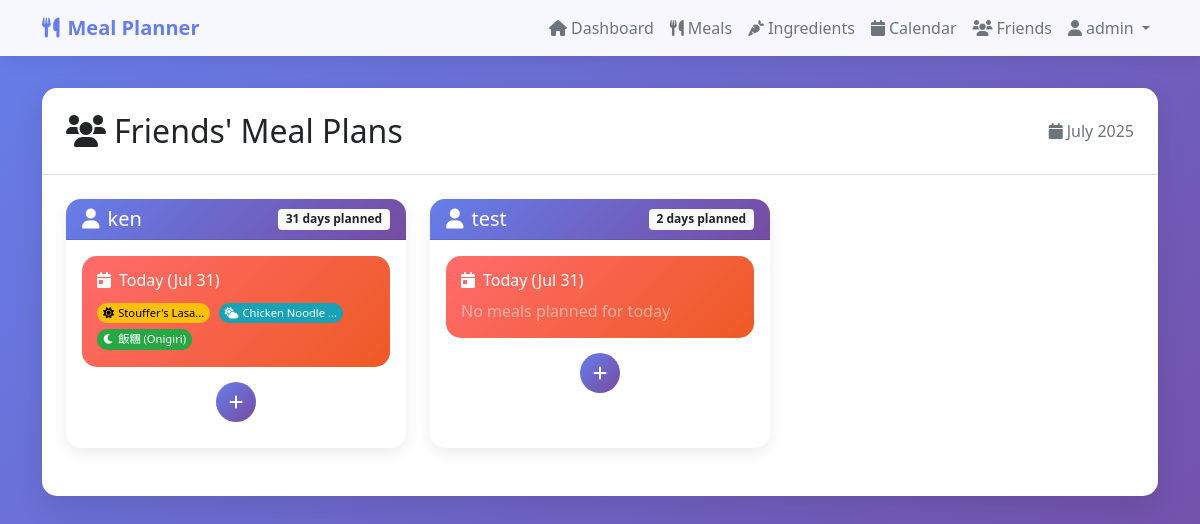
The page /friends (signed in) on the database its author committed.
### tables this page shows
CREATE TABLE users (
            id INTEGER PRIMARY KEY AUTOINCREMENT,
            username TEXT UNIQUE NOT NULL,
            email TEXT UNIQUE NOT NULL,
            password_hash TEXT NOT NULL,
            created_at TIMESTAMP DEFAULT CURRENT_TIMESTAMP
        );

CREATE TABLE meals (
            id INTEGER PRIMARY KEY AUTOINCREMENT,
            name TEXT NOT NULL,
            ingredients TEXT NOT NULL,
            instructions TEXT,
            prep_time INTEGER,
            cook_time INTEGER,
            servings INTEGER,
            category TEXT,
            created_at TIMESTAMP DEFAULT CURRENT_TIMESTAMP
        , user_id INTEGER, is_community BOOLEAN DEFAULT FALSE);

### planner.py (the view)
    def decorated_function(*args, **kwargs):
        if 'user_id' not in session:
            return redirect(url_for('login'))
        return f(*args, **kwargs)

### planner.py (called while the page is built)
def login_required(f):
    def decorated_function(*args, **kwargs):
        if 'user_id' not in session:
            return redirect(url_for('login'))
        return f(*args, **kwargs)
    decorated_function.__name__ = f.__name__
    return decorated_function

### templates/friends.html (shortened to what this page needs)
<!DOCTYPE html>
<html lang="en">
<head>
    <link href="https://cdn.jsdelivr.net/npm/bootstrap@5.1.3/dist/css/bootstrap.min.css" rel="stylesheet">
    <link href="https://cdnjs.cloudflare.com/ajax/libs/font-awesome/6.0.0/css/all.min.css" rel="stylesheet">
</head>
<body>
    <nav class="navbar navbar-expand-lg navbar-light">
        <div class="container">
            <a class="navbar-brand" href="{{ url_for('dashboard') }}">
                <i class="fas fa-utensils me-2"></i>Meal Planner
            </a>
            <div class="collapse navbar-collapse" id="navbarNav">
                <ul class="navbar-nav ms-auto">
                    <li class="nav-item">
                        <a class="nav-link" href="{{ url_for('dashboard') }}">
                            <i class="fas fa-home me-1"></i>Dashboard
                        </a>
                    </li>
                    <li class="nav-item">
                        <a class="nav-link" href="{{ url_for('meals') }}">
                            <i class="fas fa-utensils me-1"></i>Meals
                        </a>
                    </li>
                    <li class="nav-item">
                        <a class="nav-link" href="{{ url_for('ingredients') }}">
                            <i class="fas fa-carrot me-1"></i>Ingredients
                        </a>
                    </li>
                    <li class="nav-item">
                        <a class="nav-link" href="{{ url_for('calendar_view') }}">
                            <i class="fas fa-calendar me-1"></i>Calendar
                        </a>
                    </li>
                    <li class="nav-item">
                        <a class="nav-link active" href="{{ url_for('friends') }}">
                            <i class="fas fa-users me-1"></i>Friends
                        </a>
                    </li>
                    <li class="nav-item dropdown">
                        <a class="nav-link dropdown-toggle" href="#" id="navbarDropdown" role="button" data-bs-toggle="dropdown">
                            <i class="fas fa-user me-1"></i>{{ session.username }}
                        </a>
                    </li>
                </ul>
            </div>
        </div>
    </nav>
    <div class="container">
        <div class="main-content">
            <div class="d-flex justify-content-between align-items-center p-4 border-bottom">
                <h2 class="mb-0">
                    <i class="fas fa-users me-2"></i>Friends' Meal Plans
                </h2>
                <div class="text-muted">
                    <i class="fas fa-calendar me-1"></i>{{ month_name }} {{ year }}
                </div>
            </div>
            <div class="p-4">
                {% if friends %}
                <div class="row">
                    {% for friend in friends %}
                    <div class="col-md-6 col-lg-4 mb-4">
                        <div class="card friend-card">
                            <div class="card-header friend-header">
                                <div class="d-flex justify-content-between align-items-center">
                                    <h5 class="card-title mb-0">
                                        <i class="fas fa-user me-2"></i>{{ friend.username }}
                                    </h5>
                                    <span class="badge bg-light text-dark">{{ friend.monthly_meals|length }} days planned</span>
                                </div>
                            </div>
                            <div class="card-body">
                                <div class="today-clip" onclick="showTodayMealDetails('{{ friend.id }}', '{{ today.strftime('%Y-%m-%d') }}', {{ friend.today_meals|tojson }})" style="cursor: pointer;">
                                    <h6 class="mb-2">
                                        <i class="fas fa-calendar-day me-2"></i>Today ({{ today.strftime('%b %d') }})
                                    </h6>
                                    <div class="meals-list">
                                        {% if 'breakfast' in friend.today_meals %}
                                        <span class="meal-badge breakfast">
                                            <i class="fas fa-sun me-1"></i>{{ friend.today_meals['breakfast'][:15] }}{% if friend.today_meals['breakfast']|length > 15 %}...{% endif %}
                                        </span>
                                        {% endif %}
                                        {% if 'lunch' in friend.today_meals %}
                                        <span class="meal-badge lunch">
                                            <i class="fas fa-cloud-sun me-1"></i>{{ friend.today_meals['lunch'][:15] }}{% if friend.today_meals['lunch']|length > 15 %}...{% endif %}
                                        </span>
                                        {% endif %}
                                        {% if 'dinner' in friend.today_meals %}
                                        <span class="meal-badge dinner">
                                            <i class="fas fa-moon me-1"></i>{{ friend.today_meals['dinner'][:15] }}{% if friend.today_meals['dinner']|length > 15 %}...{% endif %}
                                        </span>
                                        {% endif %}
                                        {% if not friend.today_meals %}
                                        <span class="text-white-50">No meals planned for today</span>
                                        {% endif %}
                                    </div>
                                </div>
                                <button class="expand-button" onclick="toggleMonthlyView('{{ friend.id }}')" title="View entire month">
                                    <i class="fas fa-plus"></i>
                                </button>
                            </div>
                        </div>
                    </div>
                    {% endfor %}
                </div>
                {% else %}
                <div class="empty-state">
                    <i class="fas fa-users"></i>
                    <h4>No friends yet</h4>
                    <p>When other users join the platform, you'll be able to see their meal plans here!</p>
                </div>
                {% endif %}
            </div>
        </div>
    </div>
</body>
</html>

### templates/friends.html (style rules this page uses)
body { background: linear-gradient(135deg, #667eea 0%, #764ba2 100%); min-height: 100vh; }
.navbar { background: rgba(255, 255, 255, 0.95) !important; backdrop-filter: blur(10px); box-shadow: 0 2px 20px rgba(0, 0, 0, 0.1); }
.navbar-brand { font-weight: 700; color: #667eea !important; }
.nav-link { color: #6c757d !important; font-weight: 500; transition: all 0.3s ease; }
.main-content { background: white; border-radius: 15px; box-shadow: 0 10px 30px rgba(0, 0, 0, 0.1); margin-top: 2rem; margin-bottom: 2rem; }
.friend-card { border: none; border-radius: 15px; box-shadow: 0 5px 15px rgba(0, 0, 0, 0.08); transition: all 0.3s ease; height: 100%; }
.friend-header { background: linear-gradient(135deg, #667eea 0%, #764ba2 100%); color: white; border-radius: 15px 15px 0 0 !important; }
.meal-badge { font-size: 0.7rem; padding: 2px 6px; border-radius: 10px; margin-bottom: 2px; display: inline-block; margin-right: 4px; }
.meal-badge.breakfast { background-color: #ffc107; color: #000; }
.meal-badge.lunch { background-color: #17a2b8; color: #fff; }
.meal-badge.dinner { background-color: #28a745; color: #fff; }
.today-clip { background: linear-gradient(135deg, #ff6b6b 0%, #ee5a24 100%); color: white; border-radius: 15px; padding: 15px; margin-bottom: 15px; cursor: pointer; transition: all 0.3s ease; }
.expand-button { width: 40px; height: 40px; border-radius: 50%; background: linear-gradient(135deg, #667eea 0%, #764ba2 100%); color: white; border: none; display: flex; align-items: center; justify-content: center; cursor: pointer; transition: all 0.3s ease; margin: 10px auto; }

### rows shown on the page
users: username "ken", monthly_meals|length "31", name "Stouffer's Lasa", name "Chicken Noodle", name "飯糰 (Onigiri)"
users: username "test", monthly_meals|length "2", shows "No meals planned for today"

### other values the page prints
{{ session.username }} "admin"
